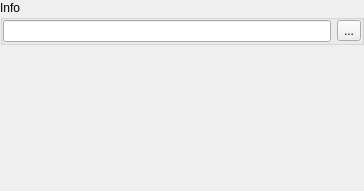
<?xml version="1.0" encoding="UTF-8"?>
<ui version="4.0">
 <class>XInfoDBOptionsWidget</class>
 <widget class="QWidget" name="XInfoDBOptionsWidget">
  <property name="geometry">
   <rect>
    <x>0</x>
    <y>0</y>
    <width>364</width>
    <height>191</height>
   </rect>
  </property>
  <property name="windowTitle">
   <string>Info</string>
  </property>
  <layout class="QVBoxLayout" name="verticalLayout">
   <property name="leftMargin">
    <number>0</number>
   </property>
   <property name="topMargin">
    <number>0</number>
   </property>
   <property name="rightMargin">
    <number>0</number>
   </property>
   <property name="bottomMargin">
    <number>0</number>
   </property>
   <item>
    <widget class="QScrollArea" name="scrollAreaSearchSignatures">
     <property name="frameShape">
      <enum>QFrame::NoFrame</enum>
     </property>
     <property name="frameShadow">
      <enum>QFrame::Plain</enum>
     </property>
     <property name="widgetResizable">
      <bool>true</bool>
     </property>
     <widget class="QWidget" name="scrollAreaWidgetSearchSignatures">
      <property name="geometry">
       <rect>
        <x>0</x>
        <y>0</y>
        <width>364</width>
        <height>191</height>
       </rect>
      </property>
      <layout class="QVBoxLayout" name="verticalLayout_2">
       <property name="leftMargin">
        <number>0</number>
       </property>
       <property name="topMargin">
        <number>0</number>
       </property>
       <property name="rightMargin">
        <number>0</number>
       </property>
       <property name="bottomMargin">
        <number>0</number>
       </property>
       <item>
        <widget class="QGroupBox" name="groupBoxInfoPath">
         <property name="title">
          <string>Info</string>
         </property>
         <layout class="QHBoxLayout" name="horizontalLayout_6">
          <property name="leftMargin">
           <number>0</number>
          </property>
          <property name="topMargin">
           <number>0</number>
          </property>
          <property name="rightMargin">
           <number>0</number>
          </property>
          <property name="bottomMargin">
           <number>0</number>
          </property>
          <item>
           <widget class="QLineEdit" name="lineEditInfoPath"/>
          </item>
          <item>
           <widget class="QToolButton" name="toolButtonInfoPath">
            <property name="text">
             <string notr="true">...</string>
            </property>
           </widget>
          </item>
         </layout>
        </widget>
       </item>
       <item>
        <spacer name="verticalSpacer_2">
         <property name="orientation">
          <enum>Qt::Vertical</enum>
         </property>
         <property name="sizeHint" stdset="0">
          <size>
           <width>20</width>
           <height>149</height>
          </size>
         </property>
        </spacer>
       </item>
      </layout>
     </widget>
    </widget>
   </item>
  </layout>
 </widget>
 <resources/>
 <connections/>
</ui>
